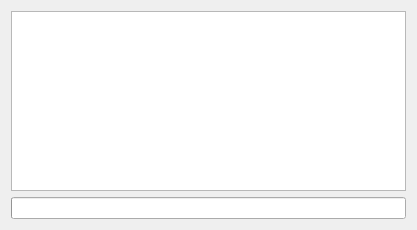
<?xml version="1.0" encoding="UTF-8"?>
<ui version="4.0">
 <class>librepcb::editor::KiCadLibraryImportWizardPage_Result</class>
 <widget class="QWizardPage" name="librepcb::editor::KiCadLibraryImportWizardPage_Result">
  <property name="geometry">
   <rect>
    <x>0</x>
    <y>0</y>
    <width>417</width>
    <height>230</height>
   </rect>
  </property>
  <property name="windowTitle">
   <string notr="true">Result</string>
  </property>
  <property name="title">
   <string>Import Progress</string>
  </property>
  <property name="subTitle">
   <string>The selected elements will be imported now. For large or complex libraries this can take a few minutes.</string>
  </property>
  <layout class="QVBoxLayout" name="verticalLayout" stretch="1,0">
   <property name="sizeConstraint">
    <enum>QLayout::SetNoConstraint</enum>
   </property>
   <item>
    <widget class="QTextBrowser" name="txtMessages">
     <property name="tabChangesFocus">
      <bool>true</bool>
     </property>
     <property name="lineWrapMode">
      <enum>QTextEdit::NoWrap</enum>
     </property>
     <property name="openLinks">
      <bool>false</bool>
     </property>
    </widget>
   </item>
   <item>
    <widget class="QProgressBar" name="prgImport">
     <property name="value">
      <number>0</number>
     </property>
     <property name="alignment">
      <set>Qt::AlignCenter</set>
     </property>
     <property name="format">
      <string notr="true"/>
     </property>
    </widget>
   </item>
  </layout>
 </widget>
 <resources/>
 <connections/>
</ui>
